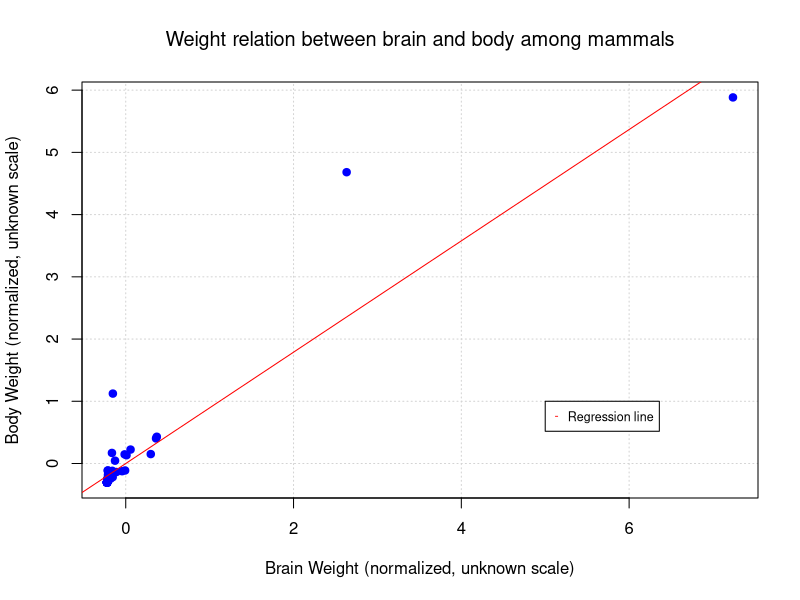

R code for this plot:
data = read.table("x01-data-30Iter.txt")
weights = read.table("x01-weights-30Iter.txt")
plot(data$V2,data$V3,type = "p",pch = 19, col="blue",
    xlab = "Brain Weight (normalized, unknown scale)",
    ylab = "Body Weight (normalized, unknown scale)",
    main = expression(paste("Weight relation between brain and body among mammals")),
    panel.first = grid())
legend(x = 5, y = 1, 
       legend = "Regression line",
       col = c("red"),
       pch="-",
       cex = 0.75)
abline(a= weights$V1,b= weights$V2, col = "red")
